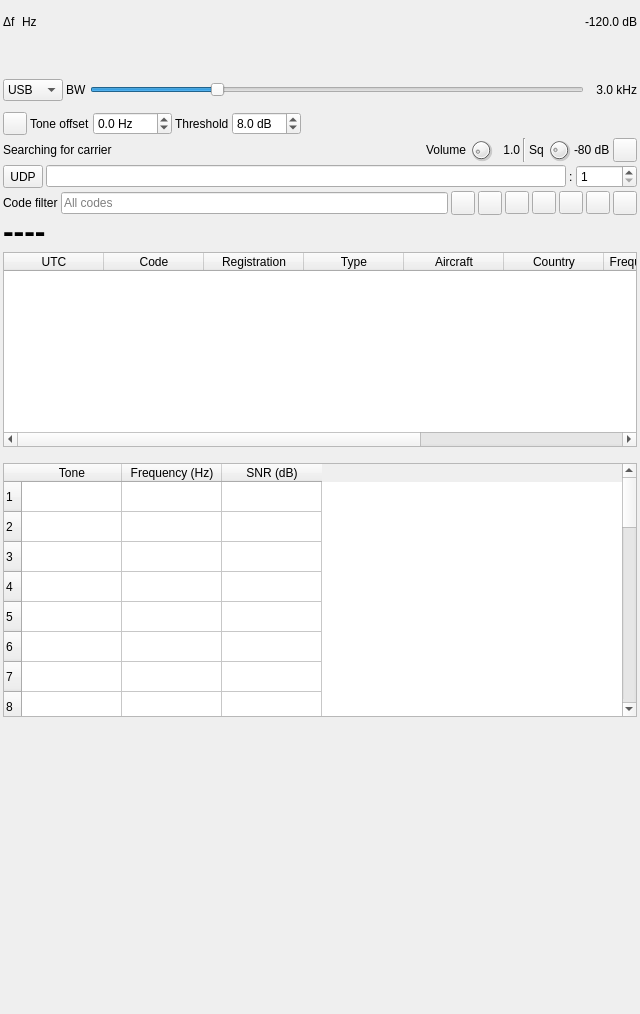
<?xml version="1.0" encoding="UTF-8"?>
<ui version="4.0">
 <class>SELCALDemodGUI</class>
 <widget class="RollupContents" name="SELCALDemodGUI">
  <property name="geometry">
   <rect>
    <x>0</x>
    <y>0</y>
    <width>640</width>
    <height>1014</height>
   </rect>
  </property>
  <property name="minimumSize">
   <size>
    <width>500</width>
    <height>450</height>
   </size>
  </property>
  <property name="windowTitle">
   <string>SELCAL Demodulator</string>
  </property>
  <widget class="QWidget" name="settingsContainer">
   <property name="geometry">
    <rect>
     <x>0</x>
     <y>0</y>
     <width>640</width>
     <height>218</height>
    </rect>
   </property>
   <property name="minimumSize">
    <size>
     <width>500</width>
     <height>200</height>
    </size>
   </property>
   <property name="windowTitle">
    <string>Settings</string>
   </property>
   <layout class="QVBoxLayout" name="settingsContainerLayout">
    <property name="spacing">
     <number>3</number>
    </property>
    <property name="leftMargin">
     <number>3</number>
    </property>
    <property name="topMargin">
     <number>3</number>
    </property>
    <property name="rightMargin">
     <number>3</number>
    </property>
    <property name="bottomMargin">
     <number>3</number>
    </property>
    <item>
     <layout class="QHBoxLayout" name="frequencyLayout">
      <item>
       <widget class="QLabel" name="deltaFrequencyLabel">
        <property name="text">
         <string>Δf</string>
        </property>
       </widget>
      </item>
      <item>
       <widget class="ValueDialZ" name="deltaFrequency" native="true">
        <property name="font">
         <font>
          <family>Liberation Mono</family>
          <pointsize>12</pointsize>
         </font>
        </property>
        <property name="toolTip">
         <string>Channel offset from device centre frequency in Hz</string>
        </property>
       </widget>
      </item>
      <item>
       <widget class="QLabel" name="frequencyUnits">
        <property name="text">
         <string>Hz</string>
        </property>
       </widget>
      </item>
      <item>
       <spacer name="horizontalSpacer">
        <property name="orientation">
         <enum>Qt::Orientation::Horizontal</enum>
        </property>
        <property name="sizeHint" stdset="0">
         <size>
          <width>40</width>
          <height>20</height>
         </size>
        </property>
       </spacer>
      </item>
      <item>
       <widget class="QLabel" name="channelPower">
        <property name="text">
         <string>-120.0 dB</string>
        </property>
       </widget>
      </item>
     </layout>
    </item>
    <item>
     <layout class="QHBoxLayout" name="powerLayout">
      <item>
       <widget class="LevelMeterSignalDB" name="channelPowerMeter" native="true">
        <property name="sizePolicy">
         <sizepolicy hsizetype="Expanding" vsizetype="Preferred">
          <horstretch>0</horstretch>
          <verstretch>0</verstretch>
         </sizepolicy>
        </property>
        <property name="minimumSize">
         <size>
          <width>170</width>
          <height>24</height>
         </size>
        </property>
        <property name="maximumSize">
         <size>
          <width>16777215</width>
          <height>24</height>
         </size>
        </property>
        <property name="font">
         <font>
          <family>Liberation Mono</family>
          <pointsize>8</pointsize>
         </font>
        </property>
       </widget>
      </item>
     </layout>
    </item>
    <item>
     <layout class="QHBoxLayout" name="carrierLayout">
      <item>
       <widget class="QComboBox" name="modulation">
        <property name="minimumSize">
         <size>
          <width>60</width>
          <height>0</height>
         </size>
        </property>
        <item>
         <property name="text">
          <string>USB</string>
         </property>
        </item>
        <item>
         <property name="text">
          <string>AM</string>
         </property>
        </item>
       </widget>
      </item>
      <item>
       <widget class="QLabel" name="bandwidthLabel">
        <property name="text">
         <string>BW</string>
        </property>
       </widget>
      </item>
      <item>
       <widget class="QSlider" name="rfBandwidth">
        <property name="toolTip">
         <string>USB audio upper cutoff; AM full RF bandwidth</string>
        </property>
        <property name="minimum">
         <number>20</number>
        </property>
        <property name="maximum">
         <number>60</number>
        </property>
        <property name="pageStep">
         <number>1</number>
        </property>
        <property name="value">
         <number>30</number>
        </property>
        <property name="orientation">
         <enum>Qt::Orientation::Horizontal</enum>
        </property>
       </widget>
      </item>
      <item>
       <widget class="QLabel" name="rfBandwidthText">
        <property name="minimumSize">
         <size>
          <width>50</width>
          <height>0</height>
         </size>
        </property>
        <property name="toolTip">
         <string>USB audio upper cutoff; AM full RF bandwidth</string>
        </property>
        <property name="text">
         <string>3.0 kHz</string>
        </property>
        <property name="alignment">
         <set>Qt::AlignmentFlag::AlignRight|Qt::AlignmentFlag::AlignTrailing|Qt::AlignmentFlag::AlignVCenter</set>
        </property>
       </widget>
      </item>
     </layout>
    </item>
    <item>
     <layout class="QHBoxLayout" name="decoderLayout">
      <item>
       <widget class="ButtonSwitch" name="autoToneFrequencyOffset">
        <property name="maximumSize">
         <size>
          <width>24</width>
          <height>24</height>
         </size>
        </property>
        <property name="toolTip">
         <string>Automatically calculate the USB tone offset from a residual carrier</string>
        </property>
        <property name="accessibleName">
         <string>Automatically calculate the USB tone offset from a residual carrier</string>
        </property>
        <property name="text">
         <string/>
        </property>
        <property name="icon">
         <iconset>
          <normaloff>:/carrier.png</normaloff>:/carrier.png</iconset>
        </property>
       </widget>
      </item>
      <item>
       <widget class="QLabel" name="toneOffsetLabel">
        <property name="text">
         <string>Tone offset</string>
        </property>
       </widget>
      </item>
      <item>
       <widget class="QDoubleSpinBox" name="toneFrequencyOffset">
        <property name="toolTip">
         <string>Expected common offset of the received tones. Without a carrier lock, tones are searched for within +/-6 Hz of this offset.</string>
        </property>
        <property name="suffix">
         <string> Hz</string>
        </property>
        <property name="decimals">
         <number>1</number>
        </property>
        <property name="minimum">
         <double>-100.000000000000000</double>
        </property>
        <property name="maximum">
         <double>100.000000000000000</double>
        </property>
       </widget>
      </item>
      <item>
       <widget class="QLabel" name="thresholdLabel">
        <property name="text">
         <string>Threshold</string>
        </property>
       </widget>
      </item>
      <item>
       <widget class="QDoubleSpinBox" name="threshold">
        <property name="toolTip">
         <string>Minimum level of each tone above the noise in a tone bin. Lower values detect weaker calls, but increase false detections.</string>
        </property>
        <property name="suffix">
         <string> dB</string>
        </property>
        <property name="decimals">
         <number>1</number>
        </property>
        <property name="minimum">
         <double>6.000000000000000</double>
        </property>
        <property name="maximum">
         <double>20.000000000000000</double>
        </property>
        <property name="singleStep">
         <double>0.500000000000000</double>
        </property>
        <property name="value">
         <double>8.000000000000000</double>
        </property>
       </widget>
      </item>
      <item>
       <spacer name="horizontalSpacer_3">
        <property name="orientation">
         <enum>Qt::Orientation::Horizontal</enum>
        </property>
        <property name="sizeHint" stdset="0">
         <size>
          <width>40</width>
          <height>20</height>
         </size>
        </property>
       </spacer>
      </item>
     </layout>
    </item>
    <item>
     <layout class="QHBoxLayout" name="audioLayout">
      <item>
       <widget class="QLabel" name="carrierStatus">
        <property name="text">
         <string>Searching for carrier</string>
        </property>
       </widget>
      </item>
      <item>
       <spacer name="horizontalSpacer_2">
        <property name="orientation">
         <enum>Qt::Orientation::Horizontal</enum>
        </property>
        <property name="sizeHint" stdset="0">
         <size>
          <width>40</width>
          <height>20</height>
         </size>
        </property>
       </spacer>
      </item>
      <item>
       <widget class="QLabel" name="volumeLabel">
        <property name="text">
         <string>Volume</string>
        </property>
       </widget>
      </item>
      <item>
       <widget class="QDial" name="volume">
        <property name="maximumSize">
         <size>
          <width>24</width>
          <height>24</height>
         </size>
        </property>
        <property name="toolTip">
         <string>Monitoring audio volume</string>
        </property>
        <property name="maximum">
         <number>100</number>
        </property>
        <property name="singleStep">
         <number>1</number>
        </property>
        <property name="pageStep">
         <number>1</number>
        </property>
        <property name="value">
         <number>10</number>
        </property>
       </widget>
      </item>
      <item>
       <widget class="QLabel" name="volumeText">
        <property name="minimumSize">
         <size>
          <width>24</width>
          <height>0</height>
         </size>
        </property>
        <property name="toolTip">
         <string>Monitoring audio volume</string>
        </property>
        <property name="text">
         <string>1.0</string>
        </property>
        <property name="alignment">
         <set>Qt::AlignmentFlag::AlignRight|Qt::AlignmentFlag::AlignTrailing|Qt::AlignmentFlag::AlignVCenter</set>
        </property>
       </widget>
      </item>
      <item>
       <widget class="Line" name="line">
        <property name="orientation">
         <enum>Qt::Orientation::Vertical</enum>
        </property>
       </widget>
      </item>
      <item>
       <widget class="QLabel" name="squelchLabel">
        <property name="text">
         <string>Sq</string>
        </property>
       </widget>
      </item>
      <item>
       <widget class="QDial" name="squelch">
        <property name="maximumSize">
         <size>
          <width>24</width>
          <height>24</height>
         </size>
        </property>
        <property name="toolTip">
         <string>Monitoring audio squelch threshold (dBFS)</string>
        </property>
        <property name="minimum">
         <number>-100</number>
        </property>
        <property name="maximum">
         <number>0</number>
        </property>
        <property name="singleStep">
         <number>1</number>
        </property>
        <property name="pageStep">
         <number>1</number>
        </property>
        <property name="value">
         <number>-80</number>
        </property>
       </widget>
      </item>
      <item>
       <widget class="QLabel" name="squelchText">
        <property name="text">
         <string>-80 dB</string>
        </property>
       </widget>
      </item>
      <item>
       <widget class="ButtonSwitch" name="audioMute">
        <property name="maximumSize">
         <size>
          <width>24</width>
          <height>24</height>
         </size>
        </property>
        <property name="toolTip">
         <string>Mute/unmute audio. Right click to select the audio output device.</string>
        </property>
        <property name="accessibleName">
         <string>Mute/unmute audio. Right click to select the audio output device.</string>
        </property>
        <property name="text">
         <string/>
        </property>
        <property name="icon">
         <iconset>
          <normaloff>:/sound_on.png</normaloff>
          <normalon>:/sound_off.png</normalon>:/sound_on.png</iconset>
        </property>
       </widget>
      </item>
     </layout>
    </item>
    <item>
     <layout class="QHBoxLayout" name="udpLayout">
      <item>
       <widget class="ButtonSwitch" name="udpEnabled">
        <property name="maximumSize">
         <size>
          <width>1000</width>
          <height>1000</height>
         </size>
        </property>
        <property name="toolTip">
         <string>Send decoded calls via UDP</string>
        </property>
        <property name="accessibleName">
         <string>Send decoded calls via UDP</string>
        </property>
        <property name="text">
         <string>UDP</string>
        </property>
       </widget>
      </item>
      <item>
       <widget class="QLineEdit" name="udpAddress">
        <property name="toolTip">
         <string>Destination UDP address</string>
        </property>
       </widget>
      </item>
      <item>
       <widget class="QLabel" name="udpPortLabel">
        <property name="text">
         <string>:</string>
        </property>
       </widget>
      </item>
      <item>
       <widget class="QSpinBox" name="udpPort">
        <property name="toolTip">
         <string>Destination UDP port</string>
        </property>
        <property name="minimum">
         <number>1</number>
        </property>
        <property name="maximum">
         <number>65535</number>
        </property>
       </widget>
      </item>
     </layout>
    </item>
    <item>
     <layout class="QHBoxLayout" name="historyLayout">
      <item>
       <widget class="QLabel" name="filterLabel">
        <property name="text">
         <string>Code filter</string>
        </property>
       </widget>
      </item>
      <item>
       <widget class="QLineEdit" name="filter">
        <property name="toolTip">
         <string>Enter code to find in table</string>
        </property>
        <property name="placeholderText">
         <string>All codes</string>
        </property>
       </widget>
      </item>
      <item>
       <widget class="QToolButton" name="copy">
        <property name="maximumSize">
         <size>
          <width>24</width>
          <height>24</height>
         </size>
        </property>
        <property name="toolTip">
         <string>Copy selected calls</string>
        </property>
        <property name="accessibleName">
         <string>Copy selected calls</string>
        </property>
        <property name="text">
         <string/>
        </property>
        <property name="icon">
         <iconset>
          <normaloff>:/duplicate.png</normaloff>:/duplicate.png</iconset>
        </property>
       </widget>
      </item>
      <item>
       <widget class="QToolButton" name="exportCsv">
        <property name="maximumSize">
         <size>
          <width>24</width>
          <height>24</height>
         </size>
        </property>
        <property name="toolTip">
         <string>Export visible calls to CSV</string>
        </property>
        <property name="accessibleName">
         <string>Export visible calls to CSV</string>
        </property>
        <property name="text">
         <string/>
        </property>
        <property name="icon">
         <iconset>
          <normaloff>:/export.png</normaloff>:/export.png</iconset>
        </property>
       </widget>
      </item>
      <item>
       <widget class="ButtonSwitch" name="logEnable">
        <property name="maximumSize">
         <size>
          <width>24</width>
          <height>16777215</height>
         </size>
        </property>
        <property name="toolTip">
         <string>Start/stop logging of received messages to .csv file</string>
        </property>
        <property name="text">
         <string/>
        </property>
        <property name="icon">
         <iconset>
          <normaloff>:/record_off.png</normaloff>:/record_off.png</iconset>
        </property>
       </widget>
      </item>
      <item>
       <widget class="QToolButton" name="logFilename">
        <property name="toolTip">
         <string>Set log .csv filename</string>
        </property>
        <property name="text">
         <string/>
        </property>
        <property name="icon">
         <iconset>
          <normaloff>:/save.png</normaloff>:/save.png</iconset>
        </property>
        <property name="checkable">
         <bool>false</bool>
        </property>
       </widget>
      </item>
      <item>
       <widget class="QToolButton" name="getSELCALDB">
        <property name="toolTip">
         <string>Download the SELCAL code database, used to display the aircraft assigned a code</string>
        </property>
        <property name="text">
         <string/>
        </property>
        <property name="icon">
         <iconset>
          <normaloff>:/import.png</normaloff>:/import.png</iconset>
        </property>
       </widget>
      </item>
      <item>
       <widget class="QToolButton" name="logOpen">
        <property name="toolTip">
         <string>Read messages from .csv log file</string>
        </property>
        <property name="text">
         <string/>
        </property>
        <property name="icon">
         <iconset>
          <normaloff>:/load.png</normaloff>:/load.png</iconset>
        </property>
        <property name="checkable">
         <bool>false</bool>
        </property>
       </widget>
      </item>
      <item>
       <widget class="QPushButton" name="clearTable">
        <property name="maximumSize">
         <size>
          <width>24</width>
          <height>24</height>
         </size>
        </property>
        <property name="toolTip">
         <string>Clear received calls</string>
        </property>
        <property name="accessibleName">
         <string>Clear received calls</string>
        </property>
        <property name="text">
         <string/>
        </property>
        <property name="icon">
         <iconset>
          <normaloff>:/bin.png</normaloff>:/bin.png</iconset>
        </property>
       </widget>
      </item>
     </layout>
    </item>
   </layout>
  </widget>
  <widget class="QWidget" name="messagesContainer">
   <property name="geometry">
    <rect>
     <x>0</x>
     <y>210</y>
     <width>640</width>
     <height>240</height>
    </rect>
   </property>
   <property name="minimumSize">
    <size>
     <width>500</width>
     <height>240</height>
    </size>
   </property>
   <property name="windowTitle">
    <string>Decoded calls</string>
   </property>
   <layout class="QVBoxLayout" name="messagesContainerLayout">
    <property name="spacing">
     <number>3</number>
    </property>
    <property name="leftMargin">
     <number>3</number>
    </property>
    <property name="topMargin">
     <number>3</number>
    </property>
    <property name="rightMargin">
     <number>3</number>
    </property>
    <property name="bottomMargin">
     <number>3</number>
    </property>
    <item>
     <layout class="QHBoxLayout" name="lastCallLayout">
      <item>
       <widget class="QLabel" name="lastCode">
        <property name="font">
         <font>
          <pointsize>24</pointsize>
          <bold>true</bold>
         </font>
        </property>
        <property name="text">
         <string>----</string>
        </property>
       </widget>
      </item>
     </layout>
    </item>
    <item>
     <widget class="QTableWidget" name="messages">
      <property name="toolTip">
       <string>Decoded calls</string>
      </property>
      <property name="editTriggers">
       <set>QAbstractItemView::EditTrigger::NoEditTriggers</set>
      </property>
      <property name="selectionBehavior">
       <enum>QAbstractItemView::SelectionBehavior::SelectRows</enum>
      </property>
      <column>
       <property name="text">
        <string>UTC</string>
       </property>
       <property name="toolTip">
        <string>Date and time call was detected</string>
       </property>
      </column>
      <column>
       <property name="text">
        <string>Code</string>
       </property>
       <property name="toolTip">
        <string>SELCAL code</string>
       </property>
      </column>
      <column>
       <property name="text">
        <string>Registration</string>
       </property>
       <property name="toolTip">
        <string>Registrations of aircraft assigned the code</string>
       </property>
      </column>
      <column>
       <property name="text">
        <string>Type</string>
       </property>
       <property name="toolTip">
        <string>Aircraft type designators</string>
       </property>
      </column>
      <column>
       <property name="text">
        <string>Aircraft</string>
       </property>
      </column>
      <column>
       <property name="text">
        <string>Country</string>
       </property>
      </column>
      <column>
       <property name="text">
        <string>Frequency (kHz)</string>
       </property>
       <property name="toolTip">
        <string>Frequency on which code was detected</string>
       </property>
      </column>
      <column>
       <property name="text">
        <string>RSSI (dB)</string>
       </property>
       <property name="toolTip">
        <string>Received signal strength indication</string>
       </property>
      </column>
      <column>
       <property name="text">
        <string>SNR (dB)</string>
       </property>
       <property name="toolTip">
        <string>Signal to noise ratio</string>
       </property>
      </column>
     </widget>
    </item>
   </layout>
  </widget>
  <widget class="QWidget" name="diagnosticsContainer">
   <property name="geometry">
    <rect>
     <x>0</x>
     <y>460</y>
     <width>640</width>
     <height>260</height>
    </rect>
   </property>
   <property name="minimumSize">
    <size>
     <width>500</width>
     <height>260</height>
    </size>
   </property>
   <property name="windowTitle">
    <string>Tone levels</string>
   </property>
   <layout class="QVBoxLayout" name="diagnosticsContainerLayout">
    <property name="spacing">
     <number>3</number>
    </property>
    <property name="leftMargin">
     <number>3</number>
    </property>
    <property name="topMargin">
     <number>3</number>
    </property>
    <property name="rightMargin">
     <number>3</number>
    </property>
    <property name="bottomMargin">
     <number>3</number>
    </property>
    <item>
     <widget class="QTableWidget" name="toneLevels">
      <property name="editTriggers">
       <set>QAbstractItemView::EditTrigger::NoEditTriggers</set>
      </property>
      <property name="rowCount">
       <number>32</number>
      </property>
      <row/>
      <row/>
      <row/>
      <row/>
      <row/>
      <row/>
      <row/>
      <row/>
      <row/>
      <row/>
      <row/>
      <row/>
      <row/>
      <row/>
      <row/>
      <row/>
      <row/>
      <row/>
      <row/>
      <row/>
      <row/>
      <row/>
      <row/>
      <row/>
      <row/>
      <row/>
      <row/>
      <row/>
      <row/>
      <row/>
      <row/>
      <row/>
      <column>
       <property name="text">
        <string>Tone</string>
       </property>
      </column>
      <column>
       <property name="text">
        <string>Frequency (Hz)</string>
       </property>
      </column>
      <column>
       <property name="text">
        <string>SNR (dB)</string>
       </property>
      </column>
     </widget>
    </item>
   </layout>
  </widget>
  <widget class="QWidget" name="spectrumContainer" native="true">
   <property name="geometry">
    <rect>
     <x>0</x>
     <y>730</y>
     <width>640</width>
     <height>284</height>
    </rect>
   </property>
   <property name="sizePolicy">
    <sizepolicy hsizetype="Expanding" vsizetype="Expanding">
     <horstretch>0</horstretch>
     <verstretch>0</verstretch>
    </sizepolicy>
   </property>
   <property name="minimumSize">
    <size>
     <width>500</width>
     <height>0</height>
    </size>
   </property>
   <property name="windowTitle">
    <string>Audio spectrum</string>
   </property>
   <layout class="QVBoxLayout" name="spectrumContainerLayout">
    <property name="spacing">
     <number>2</number>
    </property>
    <property name="leftMargin">
     <number>2</number>
    </property>
    <property name="topMargin">
     <number>2</number>
    </property>
    <property name="rightMargin">
     <number>2</number>
    </property>
    <property name="bottomMargin">
     <number>2</number>
    </property>
    <item>
     <widget class="GLSpectrum" name="glSpectrum" native="true">
      <property name="sizePolicy">
       <sizepolicy hsizetype="Expanding" vsizetype="Expanding">
        <horstretch>0</horstretch>
        <verstretch>0</verstretch>
       </sizepolicy>
      </property>
      <property name="minimumSize">
       <size>
        <width>200</width>
        <height>250</height>
       </size>
      </property>
      <property name="font">
       <font>
        <family>Liberation Mono</family>
        <pointsize>8</pointsize>
       </font>
      </property>
     </widget>
    </item>
    <item>
     <widget class="GLSpectrumGUI" name="spectrumGUI" native="true"/>
    </item>
   </layout>
  </widget>
 </widget>
 <customwidgets>
  <customwidget>
   <class>RollupContents</class>
   <extends>QWidget</extends>
   <header>gui/rollupcontents.h</header>
   <container>1</container>
  </customwidget>
  <customwidget>
   <class>LevelMeterSignalDB</class>
   <extends>QWidget</extends>
   <header>gui/levelmeter.h</header>
   <container>1</container>
  </customwidget>
  <customwidget>
   <class>ValueDialZ</class>
   <extends>QWidget</extends>
   <header>gui/valuedialz.h</header>
   <container>1</container>
  </customwidget>
  <customwidget>
   <class>ButtonSwitch</class>
   <extends>QToolButton</extends>
   <header>gui/buttonswitch.h</header>
  </customwidget>
  <customwidget>
   <class>GLSpectrum</class>
   <extends>QWidget</extends>
   <header>gui/glspectrum.h</header>
   <container>1</container>
  </customwidget>
  <customwidget>
   <class>GLSpectrumGUI</class>
   <extends>QWidget</extends>
   <header>gui/glspectrumgui.h</header>
   <container>1</container>
  </customwidget>
 </customwidgets>
 <resources/>
 <connections/>
</ui>
